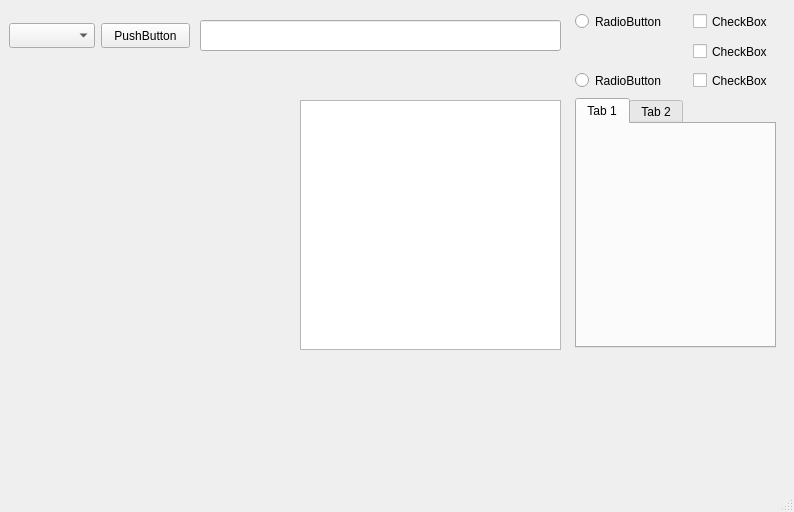
<?xml version="1.0" encoding="UTF-8"?>
<ui version="4.0">
 <class>MainWindow</class>
 <widget class="QMainWindow" name="MainWindow">
  <property name="geometry">
   <rect>
    <x>0</x>
    <y>0</y>
    <width>794</width>
    <height>512</height>
   </rect>
  </property>
  <property name="windowTitle">
   <string>MainWindow</string>
  </property>
  <widget class="QWidget" name="centralwidget">
   <widget class="QComboBox" name="comboBox">
    <property name="geometry">
     <rect>
      <x>9</x>
      <y>23</y>
      <width>86</width>
      <height>25</height>
     </rect>
    </property>
   </widget>
   <widget class="QPushButton" name="pushButton">
    <property name="geometry">
     <rect>
      <x>101</x>
      <y>23</y>
      <width>89</width>
      <height>25</height>
     </rect>
    </property>
    <property name="text">
     <string>PushButton</string>
    </property>
   </widget>
   <widget class="QRadioButton" name="radioButton">
    <property name="geometry">
     <rect>
      <x>575</x>
      <y>10</y>
      <width>112</width>
      <height>23</height>
     </rect>
    </property>
    <property name="text">
     <string>RadioButton</string>
    </property>
   </widget>
   <widget class="QCheckBox" name="checkBox">
    <property name="geometry">
     <rect>
      <x>693</x>
      <y>10</y>
      <width>92</width>
      <height>23</height>
     </rect>
    </property>
    <property name="text">
     <string>CheckBox</string>
    </property>
   </widget>
   <widget class="QCheckBox" name="checkBox_2">
    <property name="geometry">
     <rect>
      <x>693</x>
      <y>40</y>
      <width>92</width>
      <height>23</height>
     </rect>
    </property>
    <property name="text">
     <string>CheckBox</string>
    </property>
   </widget>
   <widget class="QRadioButton" name="radioButton_2">
    <property name="geometry">
     <rect>
      <x>575</x>
      <y>69</y>
      <width>112</width>
      <height>23</height>
     </rect>
    </property>
    <property name="text">
     <string>RadioButton</string>
    </property>
   </widget>
   <widget class="QCheckBox" name="checkBox_3">
    <property name="geometry">
     <rect>
      <x>693</x>
      <y>69</y>
      <width>92</width>
      <height>23</height>
     </rect>
    </property>
    <property name="text">
     <string>CheckBox</string>
    </property>
   </widget>
   <widget class="QTabWidget" name="tabWidget">
    <property name="geometry">
     <rect>
      <x>575</x>
      <y>98</y>
      <width>201</width>
      <height>250</height>
     </rect>
    </property>
    <widget class="QWidget" name="tab">
     <attribute name="title">
      <string>Tab 1</string>
     </attribute>
    </widget>
    <widget class="QWidget" name="tab_2">
     <attribute name="title">
      <string>Tab 2</string>
     </attribute>
    </widget>
   </widget>
   <widget class="QLabel" name="label">
    <property name="geometry">
     <rect>
      <x>9</x>
      <y>98</y>
      <width>250</width>
      <height>250</height>
     </rect>
    </property>
    <property name="text">
     <string>                        </string>
    </property>
   </widget>
   <widget class="QTextEdit" name="textEdit">
    <property name="geometry">
     <rect>
      <x>300</x>
      <y>100</y>
      <width>261</width>
      <height>250</height>
     </rect>
    </property>
   </widget>
   <widget class="QLineEdit" name="lineEdit">
    <property name="geometry">
     <rect>
      <x>200</x>
      <y>20</y>
      <width>361</width>
      <height>31</height>
     </rect>
    </property>
    <property name="maximumSize">
     <size>
      <width>16777215</width>
      <height>16777215</height>
     </size>
    </property>
   </widget>
  </widget>
  <widget class="QMenuBar" name="menubar">
   <property name="geometry">
    <rect>
     <x>0</x>
     <y>0</y>
     <width>794</width>
     <height>28</height>
    </rect>
   </property>
  </widget>
  <widget class="QStatusBar" name="statusbar"/>
 </widget>
 <resources/>
 <connections/>
</ui>
